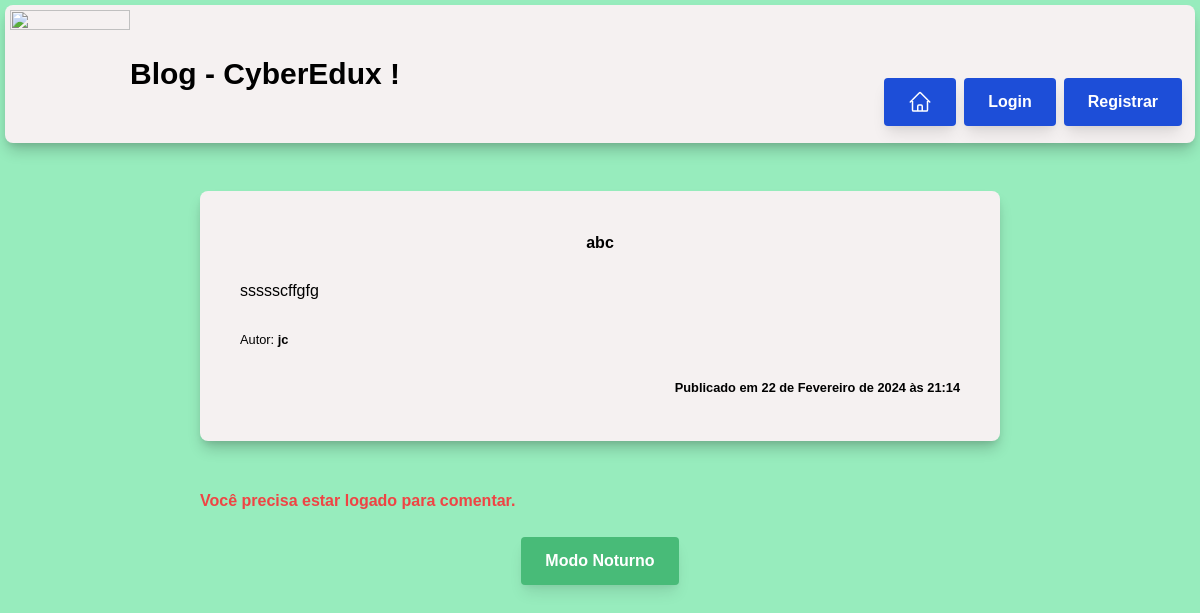
Screenshot of /abcd with the database file from the repository.
### APP_1/models.py (models this page shows)
class Post (models.Model):
    titulo = models.CharField(max_length = 200)
    conteudo = models.TextField()
    publicacao_em = models.DateTimeField(auto_now_add = True)
    autor = models.CharField(max_length = 100)
    resumo = models.TextField()
    slug = models.SlugField(unique = True )
    img = models.CharField(max_length = 200)
    class meta:
        ordering = ['-publicado_em']

### APP_1/views.py (the view)
# urls.py: path('<slug:slug>', views.post_detail, name='post_detail'),
def post_detail(request, slug):
    post = get_object_or_404(Post, slug=slug)
    if request.method == 'POST' and request.user.is_authenticated:
        conteudo = request.POST.get('conteudo')
        comentario = Comentario(nome=request.user.username, email=request.user.email, conteudo=conteudo, post=post)
        comentario.save()
        return redirect('post_detail', slug=post.slug)
    return render(request, 'post_details.html', {'post': post})

### APP_1/templates/post_details.html (shortened to what this page needs)
{% extends 'base.html' %}
{% load static %}
{% block conteudo %}
<div class="p-10 info-section bg-white rounded-lg">
    <div class="text-center">
        <h2><strong>{{post.titulo}}</strong></h2>
    </div>
    <br>
    <p style="text-align: justify;">{{post.conteudo}}</p>
    <br>
    <small>Autor: <strong>{{post.autor}}</strong></small>
    <br>
    <br>
    <div class="text-right mb-0.5">
        <small><strong> Publicado em {{post.publicacao_em}}</strong></small>
    </div>
</div>
{% if user.is_authenticated %}
<form method="post" class="bg-gray-200 p-6 rounded-md">
    {% csrf_token %}
    <div class="mb-4">
        <label for="conteudo" class="block text-gray-700 font-bold">Comentar:</label>
        <textarea id="conteudo" name="conteudo" class="text-black mt-1 block w-full rounded-md border-gray-300 shadow-sm bg-gray-250   "></textarea>
    </div>
    <input type="submit" value="Enviar" class="bg-green-500 hover:bg-green-700 text-white font-bold py-2 px-4 rounded">
</form>
<br>
{% else %}
<p class="text-red-500 font-bold pb-6"> Você precisa estar logado para comentar.</p>
{% endif %}
{% endblock %}

### APP_1/static/style.css (style rules this page uses)
body { background-color: #97ecbd; font-family: 'Arial', sans-serif; transition: background-color 0.5s ease; }
.info-section { margin-bottom: 3rem; background-color: #f5f1f1; box-shadow: 0 10px 15px -3px rgba(0, 0, 0, 0.2), 0 4px 6px -2px rgba(0, 0, 0, 0.1); transition: background-color 0.5s ease, color 0.5s ease; }

### rows the page displays
Post: titulo "abc", conteudo "ssssscffgfg", autor "jc", publicacao_em "22 de Fevereiro de 2024 às 21:14"
